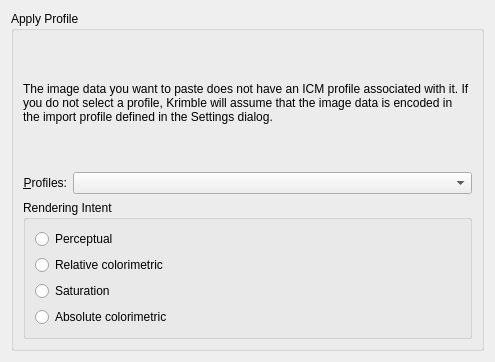
<?xml version="1.0" encoding="utf-8"?>
<ui version="4.0">
 <author>
    SPDX-FileCopyrightText: none
    SPDX-License-Identifier: GPL-3.0-or-later
  </author>
 <class>WdgApplyProfile</class>
 <widget class="QWidget" name="WdgApplyProfile">
  <property name="geometry">
   <rect>
    <x>0</x>
    <y>0</y>
    <width>495</width>
    <height>362</height>
   </rect>
  </property>
  <property name="sizePolicy">
   <sizepolicy hsizetype="MinimumExpanding" vsizetype="MinimumExpanding">
    <horstretch>0</horstretch>
    <verstretch>0</verstretch>
   </sizepolicy>
  </property>
  <layout class="QGridLayout">
   <item column="0" row="0">
    <widget class="QGroupBox" name="groupBox1">
     <property name="title">
      <string>Apply Profile</string>
     </property>
     <layout class="QVBoxLayout">
      <item>
       <widget class="QLabel" name="textLabel1">
        <property name="text">
         <string>The image data you want to paste does not have an ICM profile associated with it. If you do not select a profile, Krimble will assume that the image data is encoded in the import profile defined in the Settings dialog.</string>
        </property>
        <property name="alignment">
         <set>Qt::AlignLeading|Qt::AlignLeft|Qt::AlignVCenter</set>
        </property>
        <property name="wordWrap">
         <bool>true</bool>
        </property>
       </widget>
      </item>
      <item>
       <layout class="QHBoxLayout">
        <property name="leftMargin">
         <number>0</number>
        </property>
        <property name="topMargin">
         <number>0</number>
        </property>
        <property name="rightMargin">
         <number>0</number>
        </property>
        <property name="bottomMargin">
         <number>0</number>
        </property>
        <item>
         <widget class="QLabel" name="lblProfile">
          <property name="text">
           <string>&amp;Profiles:</string>
          </property>
          <property name="alignment">
           <set>Qt::AlignRight|Qt::AlignTrailing|Qt::AlignVCenter</set>
          </property>
          <property name="buddy">
           <cstring>cmbProfile</cstring>
          </property>
         </widget>
        </item>
        <item>
         <widget class="KisSqueezedComboBox" name="cmbProfile">
          <property name="sizePolicy">
           <sizepolicy hsizetype="Expanding" vsizetype="Fixed">
            <horstretch>0</horstretch>
            <verstretch>0</verstretch>
           </sizepolicy>
          </property>
         </widget>
        </item>
       </layout>
      </item>
      <item>
       <widget class="QGroupBox" name="grpRenderIntent">
        <property name="toolTip">
         <string/>
        </property>
        <property name="whatsThis">
         <string>Rendering intent determines the bias in the color conversion.</string>
        </property>
        <property name="title">
         <string>Rendering Intent</string>
        </property>
        <layout class="QVBoxLayout">
         <item>
          <widget class="QRadioButton" name="radioPerceptual">
           <property name="whatsThis">
            <string>Hue hopefully maintained (but not required), lightness and saturation sacrificed to maintain the perceived color. White point changed to result in neutral grays. Intended for images.</string>
           </property>
           <property name="text">
            <string>Perceptual</string>
           </property>
          </widget>
         </item>
         <item>
          <widget class="QRadioButton" name="radioRelativeColorimetric">
           <property name="whatsThis">
            <string>Within and outside gamut; same as Absolute Colorimetric. White point changed to result in neutral grays.</string>
           </property>
           <property name="text">
            <string>Relative colorimetric</string>
           </property>
          </widget>
         </item>
         <item>
          <widget class="QRadioButton" name="radioSaturation">
           <property name="whatsThis">
            <string>Hue and saturation maintained with lightness sacrificed to maintain saturation. White point changed to result in neutral grays. Intended for business graphics (make it colorful charts, graphs, overheads, ...)</string>
           </property>
           <property name="text">
            <string comment="ICC profile rendering intent">Saturation</string>
           </property>
          </widget>
         </item>
         <item>
          <widget class="QRadioButton" name="radioAbsoluteColorimetric">
           <property name="whatsThis">
            <string>Within the destination device gamut; hue, lightness and saturation are maintained. Outside the gamut; hue and lightness are maintained, saturation is sacrificed. White point for source and destination; unchanged. Intended for spot colors (Pantone, TruMatch, logo colors, ...)</string>
           </property>
           <property name="text">
            <string>Absolute colorimetric</string>
           </property>
          </widget>
         </item>
        </layout>
       </widget>
      </item>
     </layout>
    </widget>
   </item>
  </layout>
 </widget>
 <customwidgets>
  <customwidget>
   <class>KisSqueezedComboBox</class>
   <extends>QComboBox</extends>
   <header>KisSqueezedComboBox.h</header>
  </customwidget>
 </customwidgets>
 <tabstops>
  <tabstop>cmbProfile</tabstop>
 </tabstops>
 <resources/>
 <connections/>
</ui>
